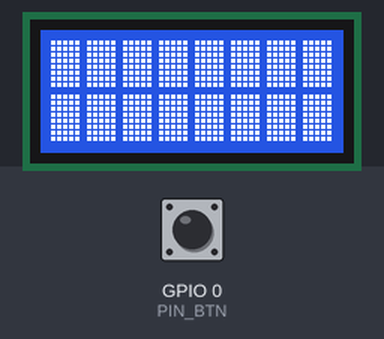
A sketch run on a simulated ESP32-S3. Parts: 8×2 character LCD. Inputs (shaded band) come from the test bench; at power-on: GPIO 0 (PIN_BTN) HIGH. What the sketch prints to the serial monitor is not drawn.

Above: at 1.3 s.
1.4 s: GPIO 0 (PIN_BTN) pulled LOW for 0.15 s
At 1.9 s:
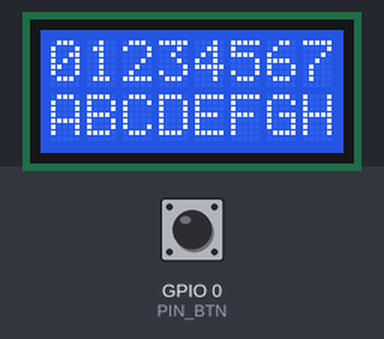
3.0 s: GPIO 0 (PIN_BTN) pulled LOW for 1 s
At 4.2 s:
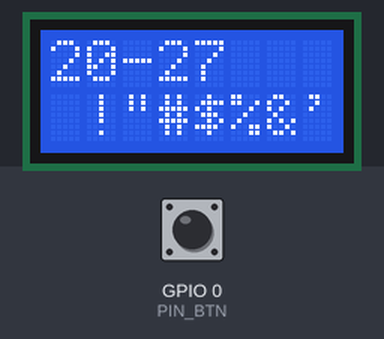
7.0 s: GPIO 0 (PIN_BTN) pulled LOW for 0.15 s
At 7.1 s:
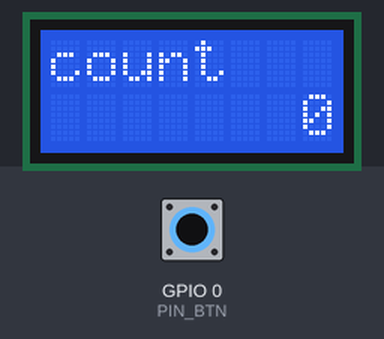
7.7 s: GPIO 0 (PIN_BTN) pulled LOW for 3.2 s
At 8.0 s:
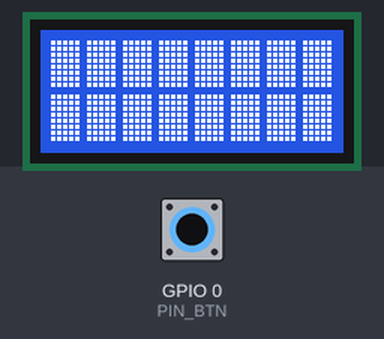
Timing chart, 0 to 10.7 s (numbered marks = the images above; inputs shaded):
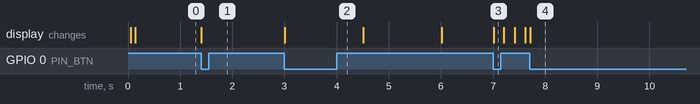

Measured:
- after the input at 1.4 s, the display: changes at once (image 1)
- after the input at 3.0 s, the display: changes at once (image 2)
- after the input at 7.0 s, the display: changes at once (image 3)
- after the input at 7.7 s, the display: changes at once (image 4)

The sketch:

test_lcd_only.ino
```cpp
// 液晶単体の切り分け — test_lcd_only
//
// ACM0802C-NLW-BBH を StampS3A に繋いだだけの状態で焼く。
// G0 のボタンを押すたびにモードが変わる。
//
//   0 全黒ブロック : コントラストを合わせる的。Vo は GND 直結から試す（Vdd-Vo=5.0V で規格内）。
//                    半固定を使うなら GND 側の端から。中点では絶対に何も見えない
//   1 位置確認     : 上段 01234567 / 下段 ABCDEFGH。桁と行の対応を見る
//   2 CGROM 一覧   : 0x20 から 8 文字ずつ 1.5 秒おきに送る。半角カナが入っているか確かめる
//   3 カウンタ     : 連続動作の確認。化けたら配線かタイミング
//
// ライブラリ: LiquidCrystal（Arduino IDE に最初から入っている）
// ボード: ESP32S3 Dev Module / USB CDC On Boot: Enabled / Flash 8MB

#include <Arduino.h>
#include <LiquidCrystal.h>

#define PIN_LCD_RS 1
#define PIN_LCD_EN 5
#define PIN_LCD_D4 3
#define PIN_LCD_D5 7
#define PIN_LCD_D6 9
#define PIN_LCD_D7 13

#define PIN_BTN     0
#define PIN_RGB_LED 21

LiquidCrystal lcd(PIN_LCD_RS, PIN_LCD_EN, PIN_LCD_D4, PIN_LCD_D5, PIN_LCD_D6, PIN_LCD_D7);

enum { MODE_BLOCK = 0, MODE_POS, MODE_CGROM, MODE_COUNTER, MODE_N };
static int mode = MODE_BLOCK;

static uint8_t romBase = 0x20;   // 0x00-0x07 は CGRAM、0x08-0x1F は未定義なので 0x20 から
static uint32_t stepAt = 0;
static uint32_t counter = 0;

static bool btnPrev = true;
static uint32_t btnAt = 0;

void led(uint8_t r, uint8_t g, uint8_t b) {
#if __has_include(<esp32-hal-rgb-led.h>)
  neopixelWrite(PIN_RGB_LED, r, g, b);
#endif
}

void drawBlock() {
  for (int r = 0; r < 2; r++) {
    lcd.setCursor(0, r);
    for (int c = 0; c < 8; c++) lcd.write((uint8_t)0xFF);
  }
}

void drawPos() {
  lcd.setCursor(0, 0); lcd.print("01234567");
  lcd.setCursor(0, 1); lcd.print("ABCDEFGH");
}

void drawCgrom() {
  char head[16];
  snprintf(head, sizeof(head), "%02X-%02X   ", romBase, (uint8_t)(romBase + 7));
  lcd.setCursor(0, 0);
  for (int i = 0; i < 8; i++) lcd.write((uint8_t)head[i]);
  lcd.setCursor(0, 1);
  for (int i = 0; i < 8; i++) lcd.write((uint8_t)(romBase + i));

  Serial.printf("CGROM %02X-%02X\n", romBase, (uint8_t)(romBase + 7));
}

void drawCounter() {
  char b[16];
  lcd.setCursor(0, 0); lcd.print("count   ");
  snprintf(b, sizeof(b), "%8lu", (unsigned long)counter);
  lcd.setCursor(0, 1);
  for (int i = 0; i < 8; i++) lcd.write((uint8_t)b[i]);
}

void enterMode(int m) {
  mode = m;
  romBase = 0x20;
  counter = 0;
  stepAt = millis();
  lcd.clear();
  switch (mode) {
    case MODE_BLOCK:   led(8, 8, 8);  Serial.println("mode 0: 全黒ブロック（Vo は GND 直結から。半固定なら GND 側の端）"); drawBlock();   break;
    case MODE_POS:     led(0, 0, 20); Serial.println("mode 1: 位置確認");                                    drawPos();     break;
    case MODE_CGROM:   led(0, 20, 0); Serial.println("mode 2: CGROM 一覧");                                  drawCgrom();   break;
    case MODE_COUNTER: led(20, 8, 0); Serial.println("mode 3: カウンタ");                                    drawCounter(); break;
  }
}

void setup() {
  Serial.begin(115200);
  pinMode(PIN_BTN, INPUT_PULLUP);

  delay(50);
  lcd.begin(8, 2);

  Serial.println();
  Serial.println("test_lcd_only — G0 のボタンでモードを送る");
  Serial.println("何も出ないときの順番: バックライトは点いているか →");
  Serial.println("  Vo は GND 直結か（半固定なら GND 側の端）→ Vdd は本当に 5V か → R/W は GND か");
  enterMode(MODE_BLOCK);
}

void loop() {
  bool btn = digitalRead(PIN_BTN);
  if (btnPrev && !btn && millis() - btnAt > 200) {
    btnAt = millis();
    enterMode((mode + 1) % MODE_N);
  }
  btnPrev = btn;

  uint32_t now = millis();
  if (mode == MODE_CGROM && now - stepAt > 1500) {
    stepAt = now;
    romBase += 8;
    if (romBase < 0x20) romBase = 0x20;   // 0xF8 の次に一周して 0x00 になったら戻す
    drawCgrom();
  } else if (mode == MODE_COUNTER && now - stepAt > 200) {
    stepAt = now;
    counter++;
    drawCounter();
  }

  delay(5);
}
```
